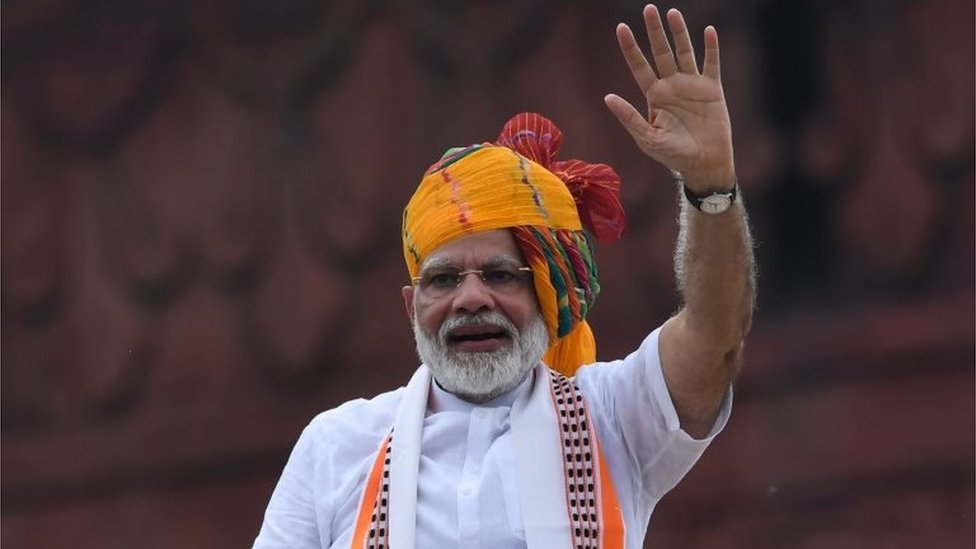
#> input picture Detection machine/Face&Eye Detection/modi.jpg, 976 x 549 px
$ python face_eye_detection_image.py
#> lines starting #> are read from the running program, lines starting #| are printed output that depends on the picture; after the words box and inside, x2 and y2 are one past the last pixel; in counts of white or black regions, pixels touching at a corner belong together
#> further down, img is the input picture: shape (549, 976, 3); mean B, G, R 65.6, 64, 83.3
import numpy as np
import cv2

face_cascade = cv2.CascadeClassifier('haarcascade_frontalface_default.xml')
eye_cascade = cv2.CascadeClassifier('haarcascade_eye.xml')

def detectFaceEye(img):
     imgGray = cv2.cvtColor(img, cv2.COLOR_BGR2GRAY)
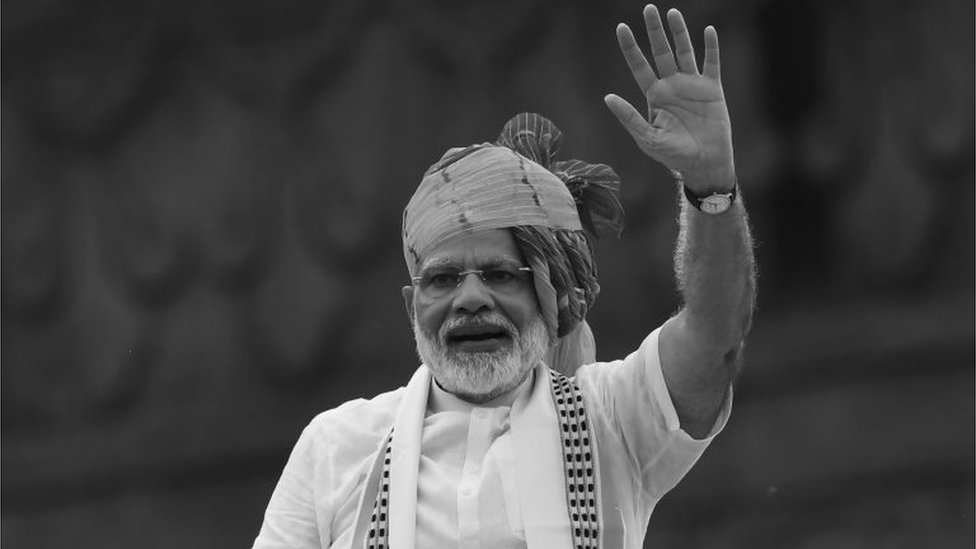
#> imgGray: shape (549, 976); min 0, max 255, mean 70
     faces = face_cascade.detectMultiScale(imgGray, 1.3, 1)
#> faces = [[397, 218, 151, 151]]
     for fx, fy, fw, fh in faces:
          cv2.rectangle(img, (fx, fy), (fx + fw, fy + fh), (255, 0, 0), 2)
          roi_gray = imgGray[fy : fy + fh, fx : fx + fw]
          roi_color = img[fy : fy + fh, fx : fx + fw]
          eyes = eye_cascade.detectMultiScale(roi_gray, 1.3, 0, minSize=(25, 25), maxSize=(30, 30))
          for ex, ey, ew, eh in eyes:
               cv2.rectangle(roi_color, (ex, ey), (ex + ew, ey + eh), (0, 255, 0), 2)
#> this loop made 1 pass
#> pass 1, in detectFaceEye, `roi_gray = imgGray[fy : fy + fh, fx : fx + fw]`:
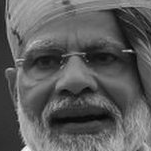
#> roi_gray: shape (151, 151); min 5, max 248, mean 92.4
#> pass 1, in detectFaceEye, `roi_color = img[fy : fy + fh, fx : fx + fw]`:
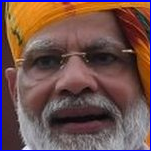
#> roi_color: shape (151, 151, 3); mean B, G, R 77.1, 80.7, 111.7
#> after the loop:
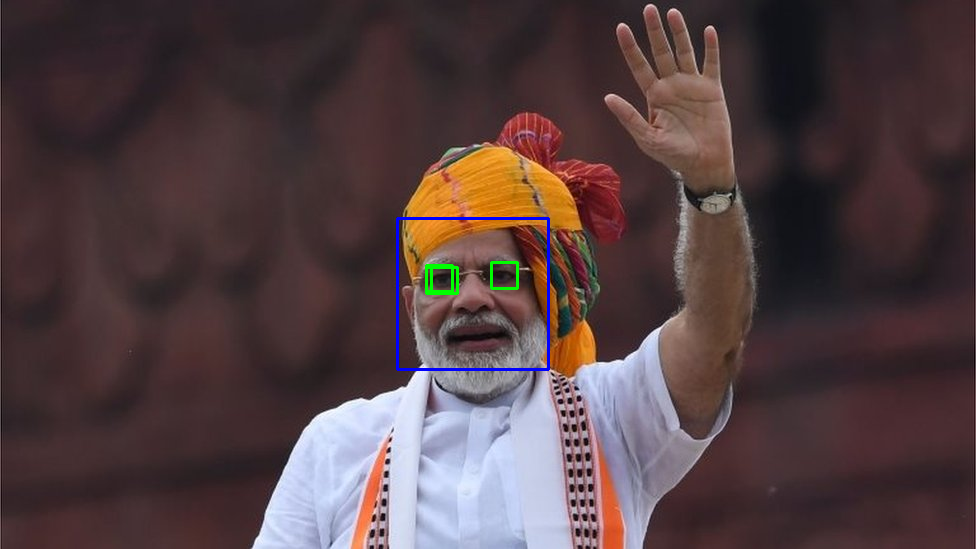
#> img: shape (549, 976, 3); 0.5% of pixels changed, all inside (x1, y1, x2, y2) = (396, 217, 550, 371)
#> after the loop:
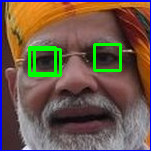
#> roi_color: shape (151, 151, 3); 3.86% of pixels changed, all inside (x1, y1, x2, y2) = (28, 43, 122, 77)

if __name__ == "__main__":
     img = cv2.imread('modi.jpg')
     detectFaceEye(img)
     cv2.imshow('Image',img)
     cv2.waitKey(0)
     cv2.destroyAllWindows()
